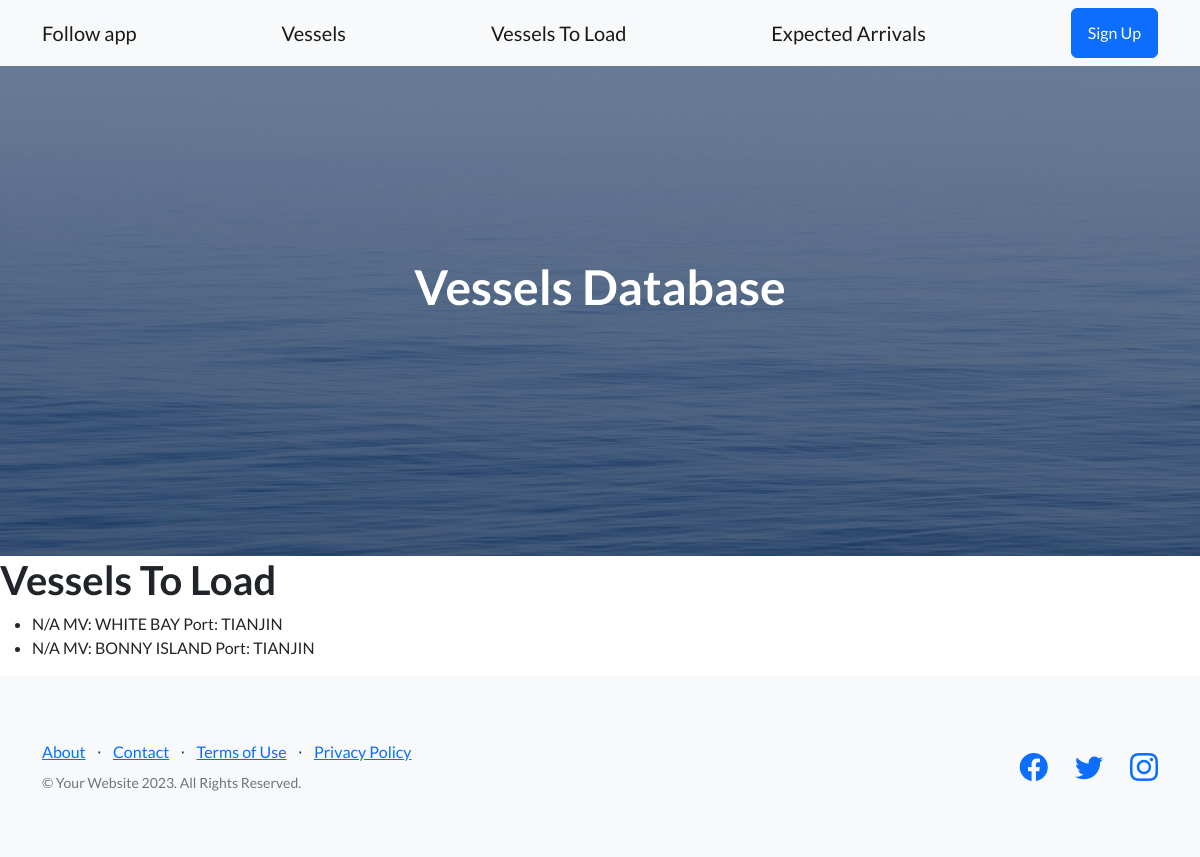
Before: /vessel/vessels-to-load/ with the older database file.
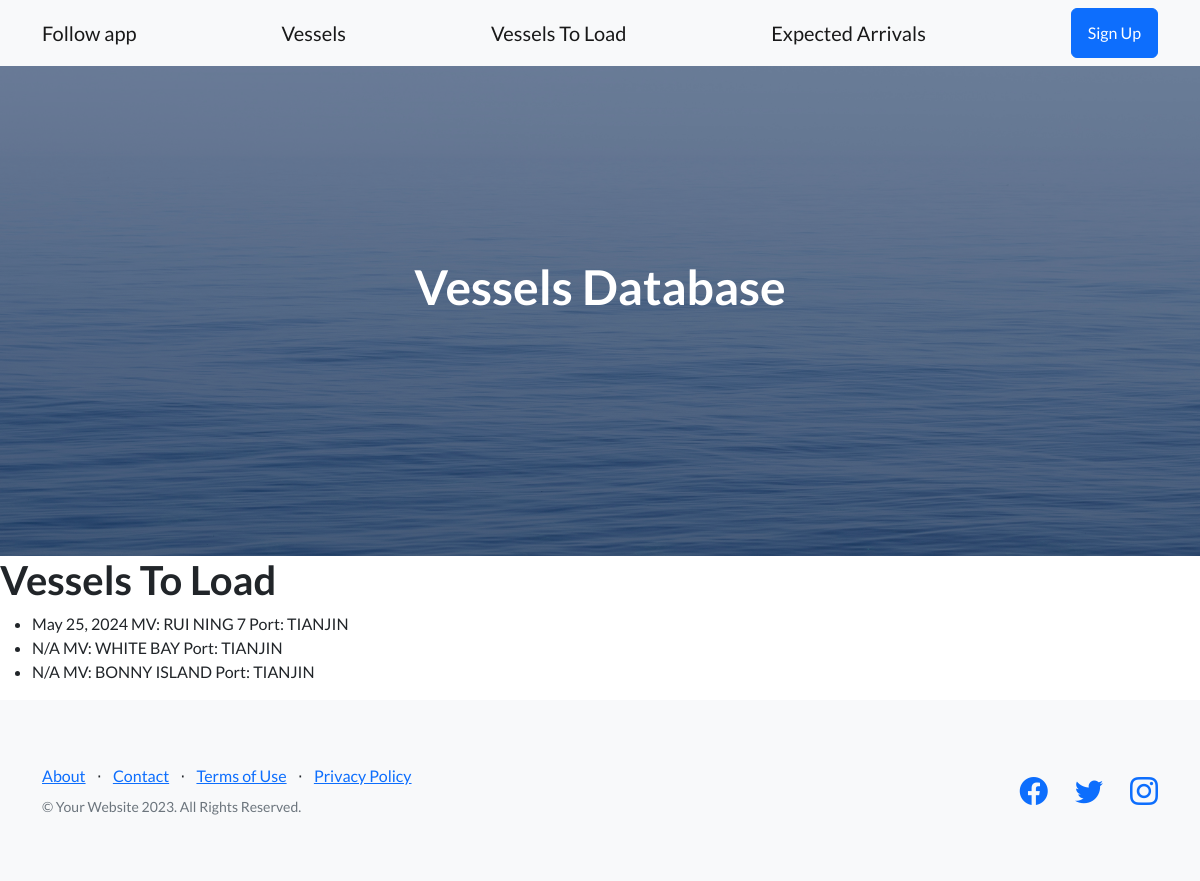
After: the same page with the newer database file.
### Vessel/models.py (models this page shows, shortened)
class Vessel(models.Model):
    vessel_name = models.CharField(max_length=50)
    vessel_imo = models.IntegerField(blank=True, null=True)
    vessel_information = models.TextField(blank=True, null=True)
    vessel_schedule = models.TextField(blank=True, null=True)
    vessel_rotation = models.TextField(blank=True, null=True)
    loading_port = models.ManyToManyField(LoadingPort, blank=True)
    status_loading = models.BooleanField(blank=True, null=True)
    discharge_port = models.ManyToManyField(DischargePort, blank=True)
    status_loaded = models.BooleanField(blank=True, null=True)
    status_arrived = models.BooleanField(blank=True, null=True)
    all_docs_received = models.BooleanField(blank=True, null=True)
    all_dhl_received = models.BooleanField(blank=True, null=True)
    status_complete = models.BooleanField(blank=True, null=True)
    assigned_agent = models.ManyToManyField(VesselAgent, blank=True)
    transit_time = models.IntegerField(blank=True, null=True)
    vessel_created_at = models.DateTimeField(default=timezone.now, editable=False)
    def __str__(self):
        return self.vessel_name
    """
    def obtener_atributo(self, vessel_name):
        return getattr(self, vessel_name, None)
    """

class LoadingPort(models.Model):
    loading_port_name = models.CharField(max_length=50, blank=True, null=True)
    anchor_loading_port = models.DateField(blank=True, null=True)
    eta_loading_port = models.DateField(blank=True, null=True)
    etb_loading_port = models.DateField(blank=True, null=True)
    ata_loading_port = models.DateField(blank=True, null=True)
    atb_loading_port = models.DateField(blank=True, null=True)
    etd_loading_port = models.DateField(blank=True, null=True)
    atd_loading_port = models.DateField(blank=True, null=True)
    assigned_vessel_pol = models.ForeignKey('Vessel', null=True, blank=True, on_delete=models.CASCADE)

### Vessel/views.py (the view)
# urls.py: path('vessels-to-load/', vessels_to_load, name= 'vessels to load'),
def vessels_to_load (request):
    vesselsList = LoadingPort.objects.all()
    availableDates = []
    today = date.today()
    if vesselsList.exists():
        for i in vesselsList:
            if i.atd_loading_port:
                pass
            elif i.ata_loading_port:
                availableDates.append((i.ata_loading_port, i.assigned_vessel_pol, i.loading_port_name))
            elif i.atb_loading_port:
                availableDates.append((i.atb_loading_port, i.assigned_vessel_pol, i.loading_port_name))
            elif i.etb_loading_port:
                availableDates.append((i.etb_loading_port, i.assigned_vessel_pol, i.loading_port_name))
            elif i.eta_loading_port:
                availableDates.append((i.eta_loading_port, i.assigned_vessel_pol, i.loading_port_name))
            elif i.anchor_loading_port:
                availableDates.append((i.anchor_loading_port, i.assigned_vessel_pol, i.loading_port_name))
            else:
                availableDates.append(("N/A", i.assigned_vessel_pol, i.loading_port_name))
            availableDates = sorted(availableDates, key=lambda x: x[0] if isinstance(x[0], date) else date.max)
            filteredDates = [
            (date_loading_port, vessel_name, loading_port)
            for date_loading_port, vessel_name, loading_port in availableDates
             if (date_loading_port == "N/A") or (isinstance (date_loading_port, date) and (date_loading_port + timedelta(days=7)) >= today)
            ]
    return render(request, "vessels_to_load.html", {"vessels_to_load":filteredDates})

### Vessel/templates/vessels_to_load.html
{% extends 'father.html' %}
{% block contenidoQueCambia %}
<h1>Vessels To Load</h1>
<ul>
    {% for item in vessels_to_load %}
    <li>
        {{ item.0 }}
        MV: {{ item.1 }}
        Port: {{ item.2 }}
    </li>
{% endfor %}
</ul>
{% endblock contenidoQueCambia %}

Changed rows visible on the page:
added Vessel: eta_loading_port "May 25, 2024", vessel_name "RUI NING 7", loading_port_name "TIANJIN"
